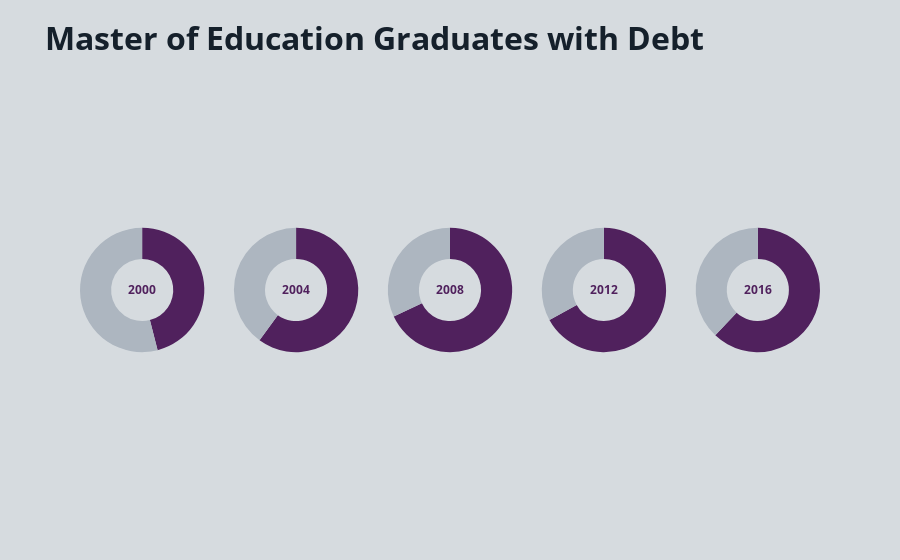

Notebook cell for this chart:
### Markdown cell above
# Education

### Code cell
labels = ['In Debt', 'No Debt']

# define colors - purple / light gray
colors = ['#50215d', '#adb6c0']

# create subplots, using 'domain' type for pie charts
# place 5 charts in one row
specs = [[{'type':'pie'}, {'type':'pie'}, {'type':'pie'}, {'type':'pie'}, {'type':'pie'}]]
fig = make_subplots(rows=1, cols=5, specs=specs)


# define pie charts
fig.add_trace(go.Pie(labels=labels, values=[46,54], hole=.5, title='<b>2000<b>',
                     marker_colors = colors, sort=False), 1, 1)
fig.add_trace(go.Pie(labels=labels, values=[60,40], hole=.5, title='<b>2004<b>',
                     marker_colors = colors, sort=False), 1, 2)
fig.add_trace(go.Pie(labels=labels, values=[68,32], hole=.5, title='<b>2008<b>',
                     marker_colors = colors, sort=False), 1, 3)
fig.add_trace(go.Pie(labels=labels, values=[67,33], hole=.5, title='<b>2012<b>',
                     marker_colors = colors, sort=False), 1, 4)
fig.add_trace(go.Pie(labels=labels, values=[62,38], hole=.5, title='<b>2016<b>',
                     marker_colors = colors, sort=False), 1, 5)

# layout and hover info
fig.update_traces(hoverinfo='label+percent', textinfo='none')
fig.update(layout_title_text='<b>Master of Education Graduates with Debt<b>',
           layout_showlegend=False)


fig.update_layout(
    # title of each pie chart
    font_family = "Open Sans",
    font_color = "#50215d",
    font_size = 12,
    
    # main title
    title_font_family = "Open Sans",
    title_font_color =  "#15202b",
    title_font_size = 32,

    # hover
    hoverlabel = dict(
        bgcolor = "white",
        font_size = 18,
        font_color = "#1d2f3d",
        font_family = "Open Sans"
    ),
    plot_bgcolor = '#d6dbdf',
    paper_bgcolor = '#d6dbdf'
)

fig = go.Figure(fig)
fig.show()

### Figure 1 — Plotly figure (JSON) as saved in the notebook; plotly's stock layout.template omitted (floating-point values rounded to 4 significant figures)
{"data": [{"domain": {"x": [0, 0.168], "y": [0, 1]}, "hole": 0.5, "hoverinfo": "label+percent", "labels": ["In Debt", "No Debt"], "marker": {"colors": ["#50215d", "#adb6c0"]}, "sort": false, "textinfo": "none", "title": {"text": "<b>2000<b>"}, "type": "pie", "values": [46, 54]}, {"domain": {"x": [0.208, 0.376], "y": [0, 1]}, "hole": 0.5, "hoverinfo": "label+percent", "labels": ["In Debt", "No Debt"], "marker": {"colors": ["#50215d", "#adb6c0"]}, "sort": false, "textinfo": "none", "title": {"text": "<b>2004<b>"}, "type": "pie", "values": [60, 40]}, {"domain": {"x": [0.416, 0.584], "y": [0, 1]}, "hole": 0.5, "hoverinfo": "label+percent", "labels": ["In Debt", "No Debt"], "marker": {"colors": ["#50215d", "#adb6c0"]}, "sort": false, "textinfo": "none", "title": {"text": "<b>2008<b>"}, "type": "pie", "values": [68, 32]}, {"domain": {"x": [0.624, 0.792], "y": [0, 1]}, "hole": 0.5, "hoverinfo": "label+percent", "labels": ["In Debt", "No Debt"], "marker": {"colors": ["#50215d", "#adb6c0"]}, "sort": false, "textinfo": "none", "title": {"text": "<b>2012<b>"}, "type": "pie", "values": [67, 33]}, {"domain": {"x": [0.832, 1], "y": [0, 1]}, "hole": 0.5, "hoverinfo": "label+percent", "labels": ["In Debt", "No Debt"], "marker": {"colors": ["#50215d", "#adb6c0"]}, "sort": false, "textinfo": "none", "title": {"text": "<b>2016<b>"}, "type": "pie", "values": [62, 38]}], "layout": {"font": {"color": "#50215d", "family": "Open Sans", "size": 12}, "hoverlabel": {"bgcolor": "white", "font": {"color": "#1d2f3d", "family": "Open Sans", "size": 18}}, "paper_bgcolor": "#d6dbdf", "plot_bgcolor": "#d6dbdf", "showlegend": false, "title": {"font": {"color": "#15202b", "family": "Open Sans", "size": 32}, "text": "<b>Master of Education Graduates with Debt<b>"}}}
